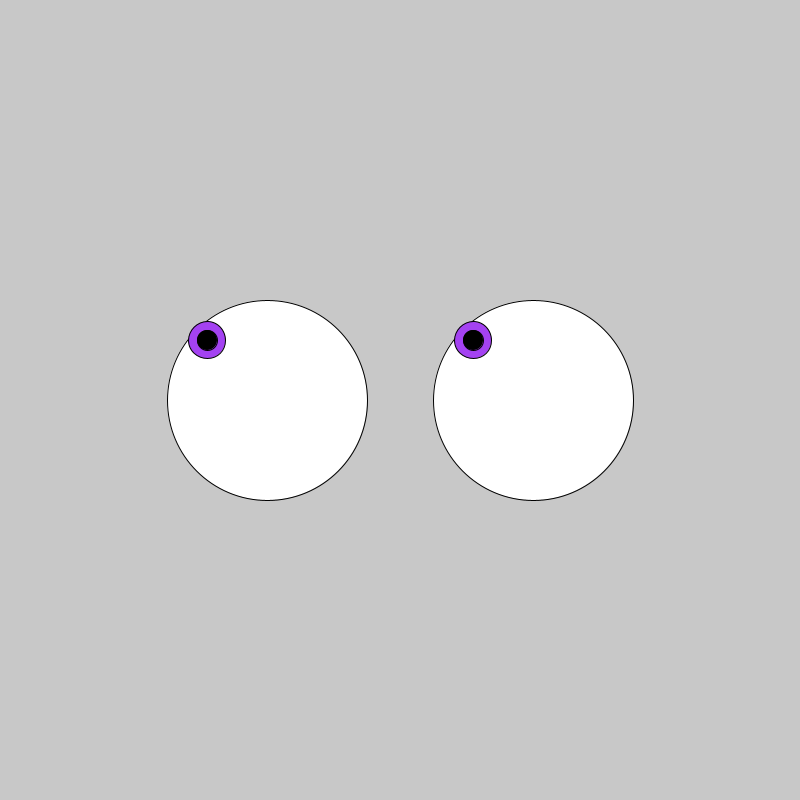
Frame 1 (no input)
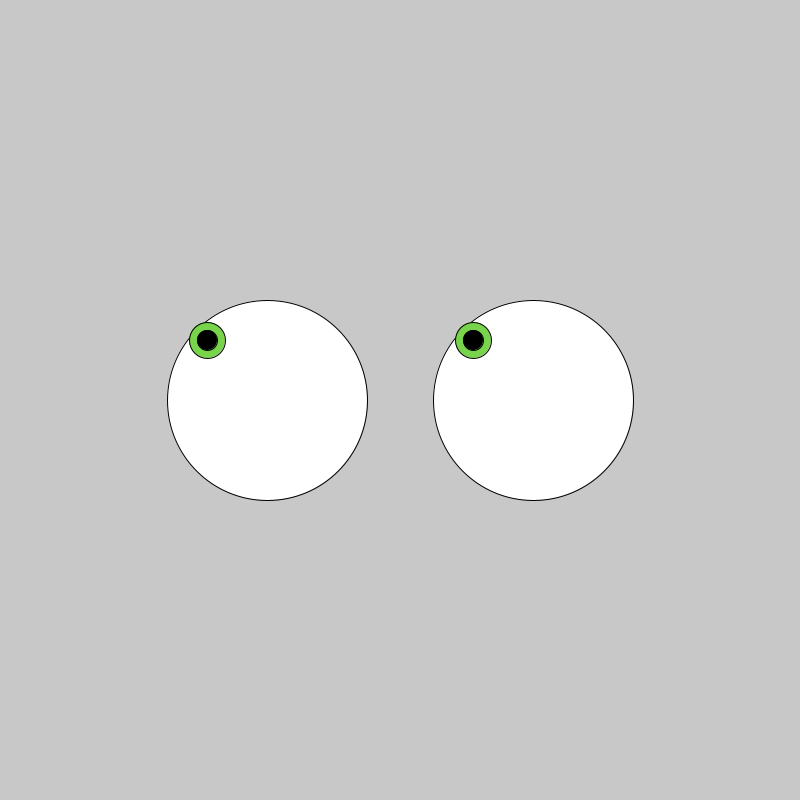
Frame 60 (the mouse pressed at the canvas centre just before this capture)
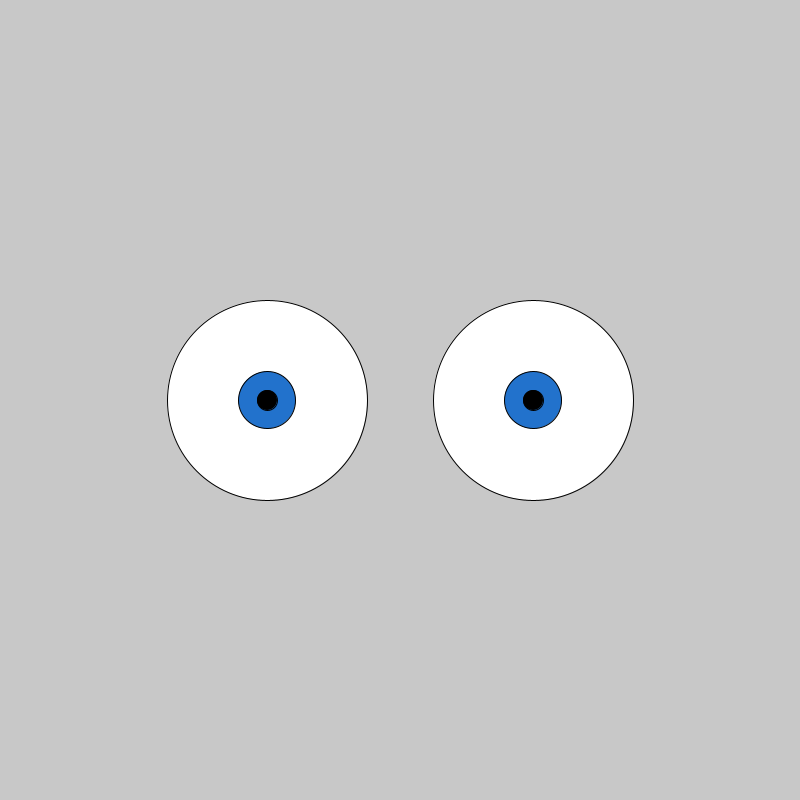
Frame 120 (the mouse held since frame 60 and released just before this capture)

The Processing sketch that drew these frames (run headless with seeded random() and noise(); from frame 60 on, the mouse is pressed at the canvas centre):

// Processing sketch: mapConstrian
// ── mapConstrian.pde
int newX;
int newY;
int offsetX;
int offsetY;

void setup(){
  size(800,800);
  background(200);
  
  offsetX = width/2;
  offsetY = height/2;
}

void draw(){
  background(200);
  fill(255);
  rectMode(CENTER);
  ellipse(offsetX-(width/6), offsetY, 200, 200);
  ellipse(offsetX+(width/6), offsetY, 200, 200);

  newX = int(map(mouseX, 0, width, -60, 60));
  newY = int(map(mouseY, 0, width, -60, 60));
  
  //iris
  fill(random(255),random(255),random(255));
  int irisSize = int(random(30, 60));
  ellipse(offsetX-(width/6) + newX, offsetY + newY, irisSize,irisSize);
  ellipse(offsetX+(width/6) + newX, offsetY + newY, irisSize,irisSize);
  
  //pupil
  fill(0);
  ellipse(offsetX-(width/6) + newX, offsetY + newY, 20, 20);
  ellipse(offsetX+(width/6) + newX, offsetY + newY, 20, 20);

}
